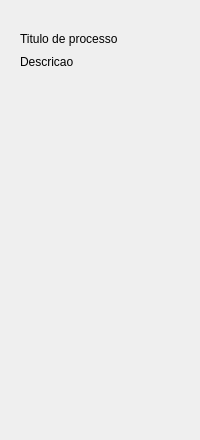
           <widget class="QWidget" name="pgTpProcesso">
            <layout class="QGridLayout" name="gridLayout_8">
             <property name="topMargin">
              <number>0</number>
             </property>
             <property name="horizontalSpacing">
              <number>32</number>
             </property>
             <property name="verticalSpacing">
              <number>16</number>
             </property>
             <item row="0" column="0">
              <widget class="QFrame" name="frTpProcessoPrincipal">
               <property name="maximumSize">
                <size>
                 <width>600</width>
                 <height>16777215</height>
                </size>
               </property>
               <property name="frameShape">
                <enum>QFrame::NoFrame</enum>
               </property>
               <property name="frameShadow">
                <enum>QFrame::Raised</enum>
               </property>
               <layout class="QVBoxLayout" name="verticalLayout_22">
                <item>
                 <layout class="QVBoxLayout" name="vlTpProcesso">
                  <property name="sizeConstraint">
                   <enum>QLayout::SetFixedSize</enum>
                  </property>
                 </layout>
                </item>
                <item>
                 <spacer name="verticalSpacer_12">
                  <property name="orientation">
                   <enum>Qt::Vertical</enum>
                  </property>
                  <property name="sizeType">
                   <enum>QSizePolicy::Fixed</enum>
                  </property>
                  <property name="sizeHint" stdset="0">
                   <size>
                    <width>20</width>
                    <height>20</height>
                   </size>
                  </property>
                 </spacer>
                </item>
                <item>
                 <widget class="QLabel" name="lbTituloTpProcesso">
                  <property name="minimumSize">
                   <size>
                    <width>0</width>
                    <height>20</height>
                   </size>
                  </property>
                  <property name="maximumSize">
                   <size>
                    <width>16777215</width>
                    <height>40</height>
                   </size>
                  </property>
                  <property name="text">
                   <string>Titulo de processo</string>
                  </property>
                 </widget>
                </item>
                <item>
                 <widget class="QLabel" name="lbDescTpProcesso">
                  <property name="sizePolicy">
                   <sizepolicy hsizetype="Preferred" vsizetype="Fixed">
                    <horstretch>0</horstretch>
                    <verstretch>0</verstretch>
                   </sizepolicy>
                  </property>
                  <property name="text">
                   <string>Descricao</string>
                  </property>
                  <property name="wordWrap">
                   <bool>true</bool>
                  </property>
                 </widget>
                </item>
                <item>
                 <spacer name="verticalSpacer_13">
                  <property name="orientation">
                   <enum>Qt::Vertical</enum>
                  </property>
                  <property name="sizeHint" stdset="0">
                   <size>
                    <width>20</width>
                    <height>351</height>
                   </size>
                  </property>
                 </spacer>
                </item>
               </layout>
              </widget>
             </item>
            </layout>
           </widget>
